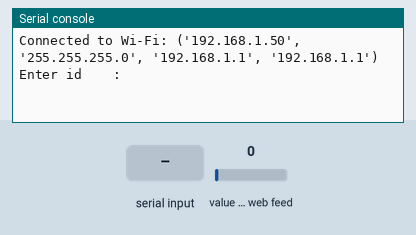
Bench run of a program on a simulated Raspberry Pi Pico running MicroPython. On the bench: the last lines printed to the serial console. The test bench sets the inputs (shaded band); at power-on: value of the web feed 0. WiFi joins after 1.5 s; requests to the public web service named in the program get a made-up reply in its usual format after 0.4 s (London, UTC, broken clouds, 64 % humidity, 1013 hPa unless stated). At 8.6 s the program stops and its outputs stay as they are.

Above: at 3.2 s.
3.3 s: "200" typed at the serial console, then Enter
At 3.7 s:
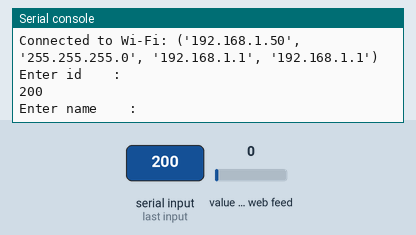
4.8 s: "5" typed at the serial console, then Enter
At 6.0 s:
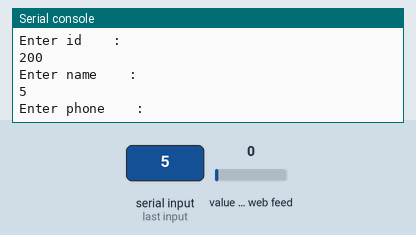
6.3 s: "90" typed at the serial console, then Enter
At 7.1 s:
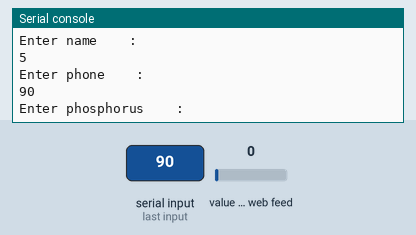
7.8 s: "1" typed at the serial console, then Enter
At 9.8 s:
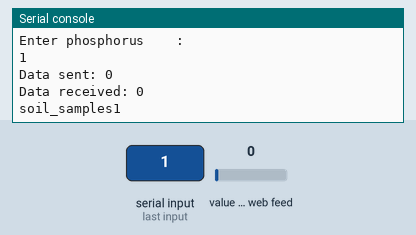
Timing chart, 0 to 10.1 s (numbered marks = the images above; inputs shaded):
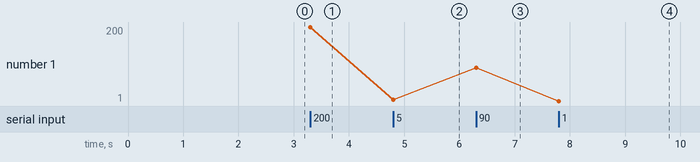

Measured:
- after the input at 3.3 s, the serial console: prints a new line at once (image 1)
- after the input at 4.8 s, the serial console: prints a new line at once (image 2)
- after the input at 6.3 s, the serial console: prints a new line at once (image 3)
- after the input at 7.8 s, the serial console: prints a new line at once (image 4)
- plotted number 1: 200 → 5 after the input at 4.8 s, 5 → 90 after the input at 6.3 s, 90 → 1 after the input at 7.8 s

The program:

read-from-shell-send-realtime-data-firebase.py
```python
import network
#import socket
import time
import ujson
import urequests

# Replace with your own credentials

#SSID = 'ECB_TQIP'    # enter your ssid
#PASSWORD = ''  # enter password
SSID= "DESKTOP-BNCF5UR 5862"
PASSWORD = "123456789"

#FIREBASE_URL = 'https://database-krashak-default-rtdb.firebaseio.com/soil_samples/'   # p  # adderess of realtime database where store data
FIREBASE_URL = "https://fir-e81d4-default-rtdb.firebaseio.com/"   #m

#API_KEY = 'AIzaSyAhlS6xuYbHeUu4cQ116sGeuIJvG1CYKJQ' # p # api key
API_KEY ="AIzaSyCkbnwQwA8Ly6yGW-kxBxNzoH7lxQLzWb4"  # m

# Connect to Wi-Fi
def connect_wifi():
    wlan = network.WLAN(network.STA_IF)
    wlan.active(True)
    wlan.connect(SSID, PASSWORD)
    while not wlan.isconnected():
        time.sleep(1)
    print('Connected to Wi-Fi:', wlan.ifconfig())

# Function to send data to Firebase
def send_data(path, data):
    url = f'{FIREBASE_URL}{path}.json?auth={API_KEY}'
    response = urequests.put(url, json=data)
    print('Data sent:', response.text)
    response.close()

# Function to get data from Firebase
def get_data(path):
    url = f'{FIREBASE_URL}{path}.json?auth={API_KEY}'
    response = urequests.get(url)
    if response.status_code == 200:
        data = ujson.loads(response.text)
        print('Data received:', data)
    else:
        print('Error getting data:', response.status_code)
    response.close()

# Main function
def main(i):

    ID = int(input("Enter id    : "))
    name = input("Enter name    : ")
    phone = input("Enter phone    : ")
    ph = int(input("Enter phosphorus    : "))
       # Example data
    data =    {
        "id": ID,
        "name": name,
        "phone": phone,
        "phosphorus": ph
    }


    # Example data to send
    #data_to_send = {'temperature': 2, 'humidity': 60}
    send_data(f'{i}', data)

    # Retrieve the data back
    get_data(f'{i}')
    print(f"soil_samples{i}")

connect_wifi()
i=1
# Run the main function
#while TRUE:
main(i)
```
